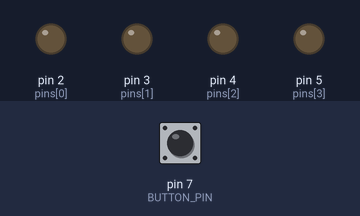
Bench run of a sketch on a simulated Arduino Uno, built with avr-gcc and run on an emulated ATmega328P. Parts: output pins drawn as LEDs (lit = HIGH). Inputs (shaded band) come from the test bench; at power-on: pin 7 (BUTTON_PIN) LOW. No radio packets arrive unless stated.

Above: at 1.2 s.
1.3 s: pin 7 (BUTTON_PIN) pulled HIGH for 0.15 s
At 2.4 s:
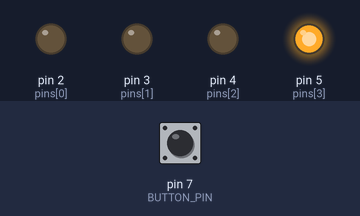
2.9 s: pin 7 (BUTTON_PIN) pulled HIGH for 1 s
At 3.6 s:
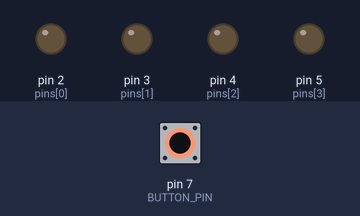
5.4 s: pin 7 (BUTTON_PIN) pulled HIGH for 3.2 s
At 6.7 s:
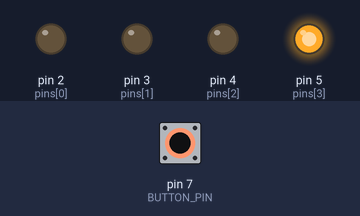
Timing chart, 0 to 8.4 s (numbered marks = the images above; inputs shaded):
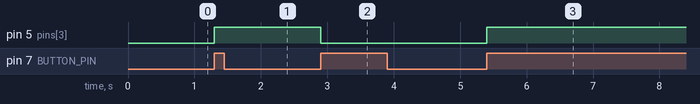

Measured:
- after the input at 1.3 s, pin 5 (pins[3]): LOW → HIGH at once
- after the input at 2.9 s, pin 5 (pins[3]): HIGH → LOW at once
- after the input at 5.4 s, pin 5 (pins[3]): LOW → HIGH at once

The sketch:

recv_on_dig11_rev5.ino
```cpp
#include <VirtualWire.h>
#define BUTTON_PIN 7
#define RX_MODULE_PIN 11
#define TX_MODULE_PIN 13
#define NDEV 4

/** R5 uses somewhat a new concept.
 * As the mainframe is now sending messages telling the appliance to switch whether
 * on or off, implementation of a new  message protocol had to be designed.
 * In R5, major changes to wasMessageReceived, modifications in the loop structure and
 * added message feedback. As now it should be a half-duplex communication. The problem is
 * that different frequencies need to be used in order to prevent interference of rf
 * sending and receiving waves. Either way, tests needs to be done. Maybe adding a
 * little delay before I send the feedback message can workaround destructive interference.
 * Half-duplex communication tested and working unstable, need to optimize code. */

// button stuff
int readingButton;           // the current reading from the input pin
int previousButton = LOW;    // the previous reading from the input pin

// random stuff
long time = 0;         // the last time the output pin was toggled
long debounce = 175;   // the debounce time, increase if the output flickers

// state - for now it has only one char so it's faster
char *id_off[NDEV] = {"a", "c", "e", "g"};
char *id_on[NDEV] = {"A", "C", "E", "G"};
char *feedback[NDEV*2] = {"B", "b", "D", "d", "F", "f", "H", "h"};
int pins[NDEV] = {2, 3, 4, 5};

boolean on[NDEV] = {false, false, false, false};
int switchPin = 0;
int led_iterator;
char msg[1]; // for sending messages

void setup()
{
    pinMode(BUTTON_PIN, INPUT);

    // multiple outputs - iterates through all NDEVices
    for(led_iterator = 0; led_iterator < NDEV; led_iterator++) {
      pinMode(pins[led_iterator], OUTPUT);
      digitalWrite(pins[switchPin], LOW);
    }

    vw_setup(2000);	 // Bits per sec
    vw_set_ptt_inverted(true);        // Required for DR3100
    vw_set_rx_pin(RX_MODULE_PIN);
    vw_set_tx_pin(TX_MODULE_PIN);
    vw_rx_start();
}

void loop()
{
	if (wasMessageReceived()) {
		switchRelayState();
	} if (wasButtonPressed()) {
		switchRelayState();
        }
}

void switchRelayState()
{
    if (on[switchPin]) {
      digitalWrite(pins[switchPin], LOW);
      on[switchPin] = false;
    } else {
      digitalWrite(pins[switchPin], HIGH);
      on[switchPin] = true;
    }
    delay(300);
    sendStateMessage(on[switchPin]); // since it's changed states already, why not report to the mainframe
}

boolean wasMessageReceived()
{
	uint8_t buf[VW_MAX_MESSAGE_LEN] = "";
	uint8_t buflen = VW_MAX_MESSAGE_LEN;
	boolean rightString = false;

	if (vw_get_message(buf, &buflen)) {
		for(led_iterator = 0; led_iterator < NDEV; led_iterator++) {
			switchPin = led_iterator;
			if (strlen((char*)buf) != strlen(id_on[led_iterator])) {
			    rightString = false;
			} else {
		            rightString = true;
                            int i;
                            for (i = 0; i < strlen((char*)buf); i++) {
				if (on[led_iterator]) { // if is on, see if it commands to switch off
					if ((uint8_t)id_off[led_iterator][i] != buf[i]) {
						rightString = false;
					} // if equals
				} else { // if is off, see if it commands to switch on
					if ((uint8_t)id_on[led_iterator][i] != buf[i]) {
						rightString = false;
					} // if equals
				}
                            }
                            if (rightString) {
			        break;
		            }
			} // if length is equal

			if (rightString) {
				break;
			}
		}// iterates through all leds
	}
	return rightString;
}

boolean wasButtonPressed()
{
	readingButton = digitalRead(BUTTON_PIN);
	boolean pressed = false;

	if (readingButton == HIGH && previousButton == LOW && millis() - time > debounce) {
		time = millis();
		pressed = true;
                switchPin = 3;
	}

	previousButton = readingButton;
	return pressed;
}

void sendStateMessage(boolean state)
{
  	vw_rx_stop(); // stop listening so that it can send messages

	if (state) {
		strcpy(msg, feedback[(switchPin*2)]); // sends the next char
	} else {
		strcpy(msg, feedback[(switchPin*2) + 1]);
	}
	vw_send((uint8_t *)msg, strlen(msg)); // send the message
	vw_wait_tx(); // wait until all message is gone

	vw_rx_start(); // start listening so that it can receive messages
        //vw_wait_rx(); // locks state waiting for messages
}
```
